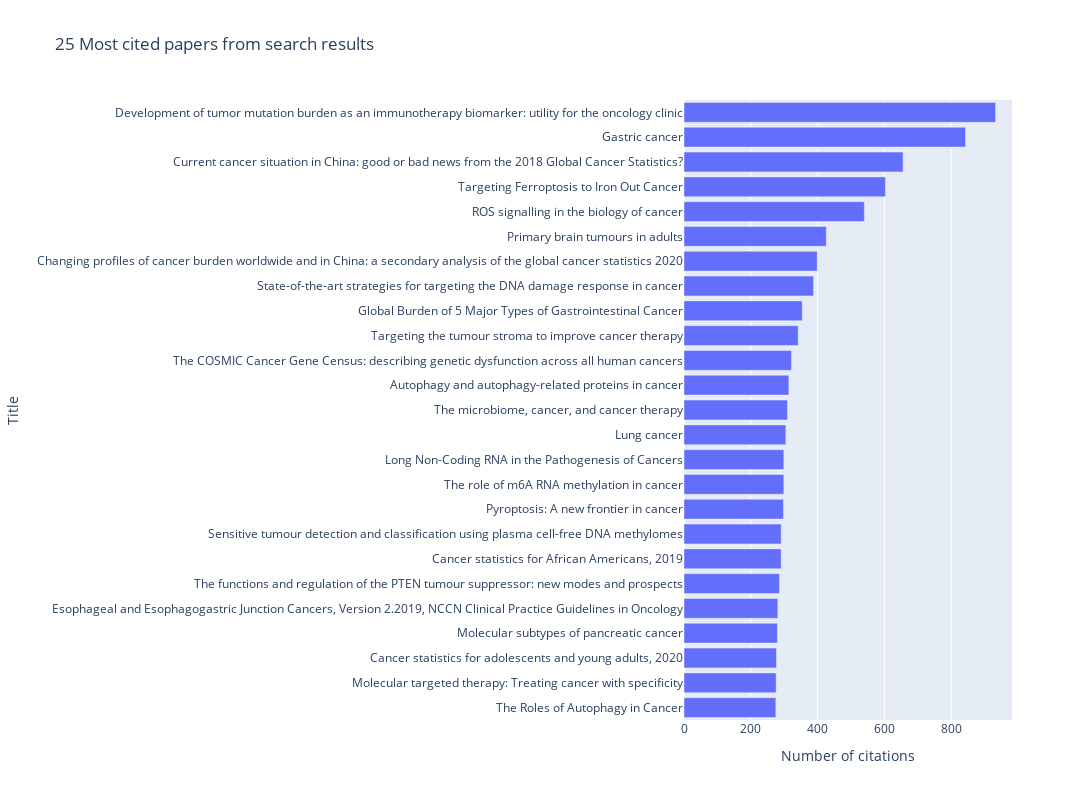

Notebook source saved alongside this figure:
### Markdown cell above
# Initial Visualisation

### Code cell
dfc = df.sort_values('cited_by',ascending=False).head(25)

fig = px.bar(dfc, y='title', x='cited_by', title="25 Most cited papers from search results",
             labels={"title":"Title", "cited_by":"Number of citations"},
             width=1500, height=800)
fig.update_layout(yaxis={'categoryorder':'total ascending', 'dtick':1})
fig.show()

### Figure 1 — Plotly figure (JSON) as saved in the notebook; plotly's stock layout.template omitted (floating-point values rounded to 4 significant figures)
{"data": [{"alignmentgroup": "True", "hovertemplate": "Number of citations=%{x}<br>Title=%{y}<extra></extra>", "legendgroup": "", "marker": {"color": "#636efa", "pattern": {"shape": ""}}, "name": "", "offsetgroup": "", "orientation": "h", "showlegend": false, "textposition": "auto", "type": "bar", "x": [933, 843, 656, 603, 540, 426, 399, 388, 354, 342, 322, 314, 310, 305, 299, 299, 298, 291, 291, 286, 281, 280, 277, 276, 275], "xaxis": "x", "y": ["Development of tumor mutation burden as an immunotherapy biomarker: utility for the oncology clinic", "Gastric cancer", "Current cancer situation in China: good or bad news from the 2018 Global Cancer Statistics?", "Targeting Ferroptosis to Iron Out Cancer", "ROS signalling in the biology of cancer", "Primary brain tumours in adults", "Changing profiles of cancer burden worldwide and in China: a secondary analysis of the global cancer statistics 2020", "State-of-the-art strategies for targeting the DNA damage response in cancer", "Global Burden of 5 Major Types of Gastrointestinal Cancer", "Targeting the tumour stroma to improve cancer therapy", "The COSMIC Cancer Gene Census: describing genetic dysfunction across all human cancers", "Autophagy and autophagy-related proteins in cancer", "The microbiome, cancer, and cancer therapy", "Lung cancer", "The role of m6A RNA methylation in cancer", "Long Non-Coding RNA in the Pathogenesis of Cancers", "Pyroptosis: A new frontier in cancer", "Cancer statistics for African Americans, 2019", "Sensitive tumour detection and classification using plasma cell-free DNA methylomes", "The functions and regulation of the PTEN tumour suppressor: new modes and prospects", "Esophageal and Esophagogastric Junction Cancers, Version 2.2019, NCCN Clinical Practice Guidelines in Oncology", "Molecular subtypes of pancreatic cancer", "Cancer statistics for adolescents and young adults, 2020", "Molecular targeted therapy: Treating cancer with specificity", "The Roles of Autophagy in Cancer"], "yaxis": "y"}], "layout": {"barmode": "relative", "height": 800, "legend": {"tracegroupgap": 0}, "title": {"text": "25 Most cited papers from search results"}, "width": 1500, "xaxis": {"anchor": "y", "domain": [0, 1], "title": {"text": "Number of citations"}}, "yaxis": {"anchor": "x", "categoryorder": "total ascending", "domain": [0, 1], "dtick": 1, "title": {"text": "Title"}}}}
